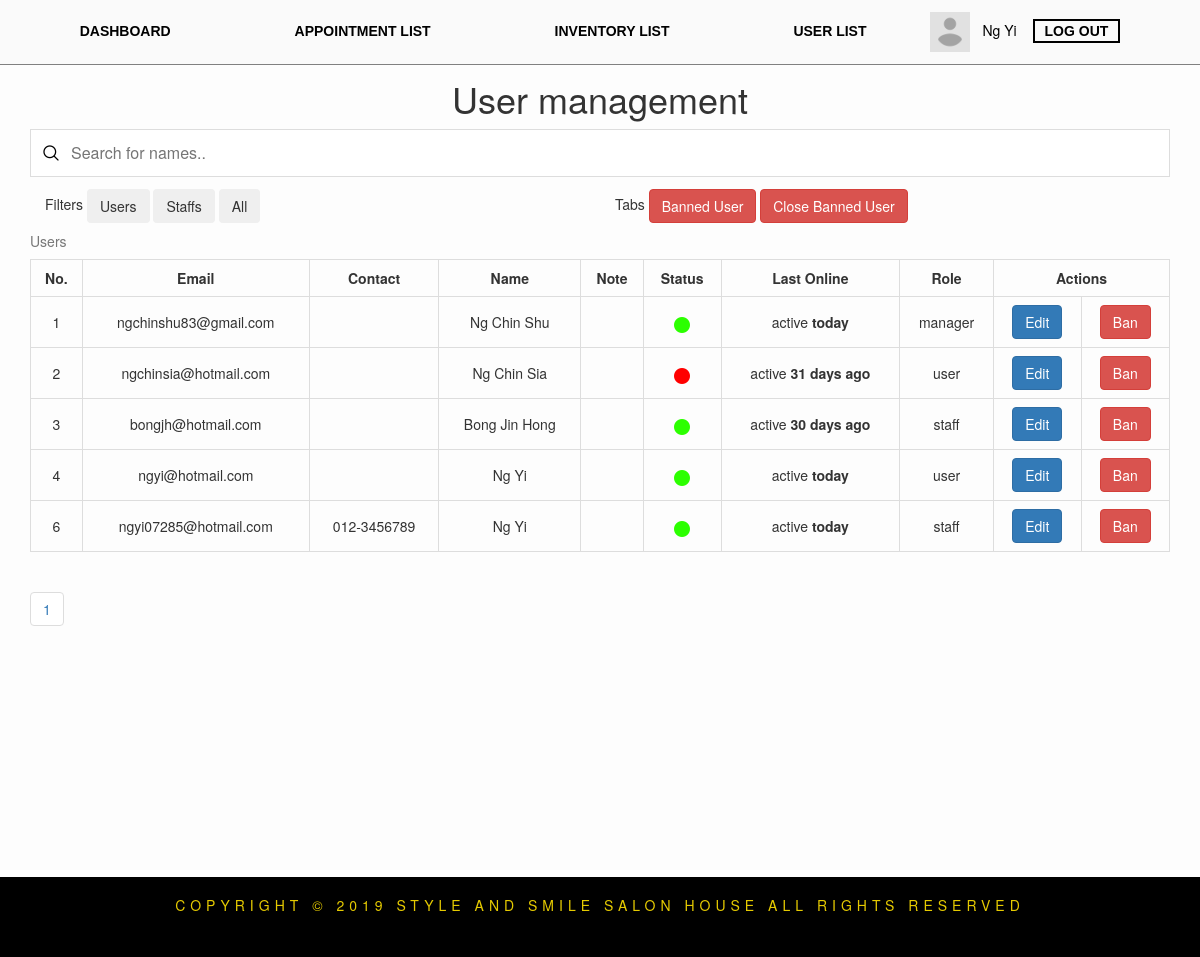
Screenshot of /staff/user.php (signed in) with the database file from the repository.
### tables this page shows
CREATE TABLE `users` (
  `image_path` varchar(100) DEFAULT NULL,
  `userId` int(11) NOT NULL,
  `email` varchar(100) NOT NULL,
  `contact` varchar(100) NOT NULL,
  `password` varchar(100) DEFAULT NULL,
  `name` varchar(150) NOT NULL,
  `role` varchar(20) NOT NULL,
  `note` varchar(200) DEFAULT NULL,
  `lastSignIn` date DEFAULT NULL,
  `forgotPasswordId` varchar(32) DEFAULT NULL,
  `banned` varchar(10) DEFAULT NULL,
  `bannedDate` date DEFAULT NULL,
  `bannedReason` varchar(255) DEFAULT NULL,
  `bannedDuration` int(10) DEFAULT NULL
);

### staff/user.php (the view, shortened to what this page needs)
<?php include "../db_connect.php"; ?>
<!DOCTYPE html>
<html lang="en">
  <head>
    <link rel="stylesheet" type="text/css" href="../font/flaticon.css"/>
    <link rel="stylesheet" href="https://maxcdn.bootstrapcdn.com/bootstrap/3.4.0/css/bootstrap.min.css">
    <link rel="stylesheet" href="https://cdnjs.cloudflare.com/ajax/libs/font-awesome/4.7.0/css/font-awesome.min.css">
    <link rel="stylesheet" type="text/css" href="../style.css">
  </head>
  <body>
      <?php include "../navigationBar.php" ?>
    <div class="container">
      <h1 class="display-4 text-center">User management</h1>
      <input type="text" id="userInput" onkeyup="searchUser()" placeholder="Search for names..">
      <div class="col-lg-6 col-xs-6">Filters <button type="button" onclick="filterUsers()" class="btn btn-light">Users</button> <button type="button" onclick="filterStaffs()" class="btn btn-light">Staffs</button> <button type="button" onclick="filterAll()" class="btn btn-light">All</button></div>
        <div class="col-lg-6 col-xs-6"> Tabs <button type="button" onclick="showBannedUser()" class="btn btn-danger">Banned User</button> <button type="button" onclick="hideBannedUser()" class="btn btn-danger">Close Banned User</button></div>
      <tbody>
        <table class="table table-bordered ttb" id="userTable">
          <caption>Users</caption>
          <tr>
            <th>No.
            </th>
            <th>Email
            </th>
            <th>Contact
            </th>
            <th>Name
            </th>
            <th>Note
            </th>
            <th>Status
            </th>
            <th>Last Online
            </th>
            <th>Role
            </th>
            <th colspan="2">Actions
            </th>
          </tr>
          <?php
            $record_per_page = 10;
            $page = '';
            if(isset($_GET['page'])){
              $page = $_GET['page'];
            } else {
              $page = 1;
            }
            $start_from = ($page-1)*$record_per_page;
            $query = "SELECT * FROM users WHERE banned IS NULL ORDER BY userId ASC LIMIT $start_from, $record_per_page";
            $data = $conn->query($query);
            $data->execute();
            foreach($data as $row)
            {
              $lastSignIn = $row['lastSignIn'];
              $today = date("Y-m-d");
              $dateToday = strtotime("$today");
              $dateLastSignIn = strtotime("$lastSignIn");
              $days = ($dateToday - $dateLastSignIn)/60/60/24;
              if ($days <= 30){
                $src = "../images/active-icon.png";
              }
              if ($days > 30){
                $src = "../images/inactive-icon.png";
              }
              if($days < 1){
                $show = "today";
              }
              if($days > 1){
                $show = $days . " days ago";
              }
              $id = $row['userId'];
              echo "<tr><td>" . $row['userId'] . "</td><td>" . $row['email'] . "</td><td>" . $row['contact'] . "</td><td>" . $row['name'] . "</td><td>" . $row ['note'] . "</td><td>" . "<img src='$src' alt='$src'/>" . "</td><td>" . "active <b>" . $show . "</b>" . "</td><td>" . $row['role'] . "</td><td><form method='post' onsubmit='return confirm(\"Are you sure you want to perform this action?\");'>" . "<button type='submit' class='btn btn-primary' name='idEdit' onclick='openUserEdit()' value ='$id'>Edit</button></form></td><td><form method='post' onsubmit='return confirm(\"Ban this user?\");'><button type='submit' class='btn btn-danger' name='idBan' value ='$id'>Ban</button></form></td>" . "</tr>";
            }
            ?>
        </table>
      </tbody>
      <div class="page-links">
        <ul class="pagination">
          <?php
            $page_query = "SELECT COUNT(*) FROM users WHERE banned IS NULL";
            $data = $conn->query($page_query);
            $data->execute();
            $num_rows = $data->fetchColumn();
            $total_pages = ceil($num_rows/$record_per_page);
            for($i=1; $i<=$total_pages; $i++){
              echo '<li><a href="user.php?page='. $i . '">' . $i . '</a></li>';
            }
          ?>
          </ul>
        </div>
    </div>
      <?php include "../footer.php"; ?>
  </body>
</html>

### style.css (style rules this page uses)
html { scroll-behavior: smooth; }
html, body { margin: 0; padding: 0; height:100%; }
body { background-color: #fdfdfd; }
ul { white-space: nowrap; }
.display-4 { font-family: "Helvetica Neue",Helvetica,Arial,sans-serif; }
.container { min-height: 100vh; overflow: hidden; position: relative; }
h1.display-4 { margin-top:14px; font-size: 36px; }
.ttb, .ttb th { text-align:center; }
.ttb > tbody > tr > td { vertical-align: middle; }
#userInput { background-image: url('images/magnifying-glass.png'); background-position: 12px 15px; background-repeat: no-repeat; width: 100%; font-size: 16px; padding: 12px 20px 12px 40px; border: 1px solid #ddd; margin-bottom: 12px; }

### rows the page displays
users: userId "1", email "ngchinshu83@gmail.com", name "Ng Chin Shu", lastSignIn "today", role "manager"
users: userId "2", email "ngchinsia@hotmail.com", name "Ng Chin Sia", shows a picture, lastSignIn "31 days ago", role "user"
users: userId "3", email "bongjh@hotmail.com", name "Bong Jin Hong", lastSignIn "30 days ago", role "staff"
users: userId "4", email "ngyi@hotmail.com", name "Ng Yi", lastSignIn "today", role "user"
users: userId "6", email "ngyi07285@hotmail.com", contact "012-3456789", name "Ng Yi", lastSignIn "today", role "staff"

### other values shown
$_SESSION["name"] "Ng Yi"
